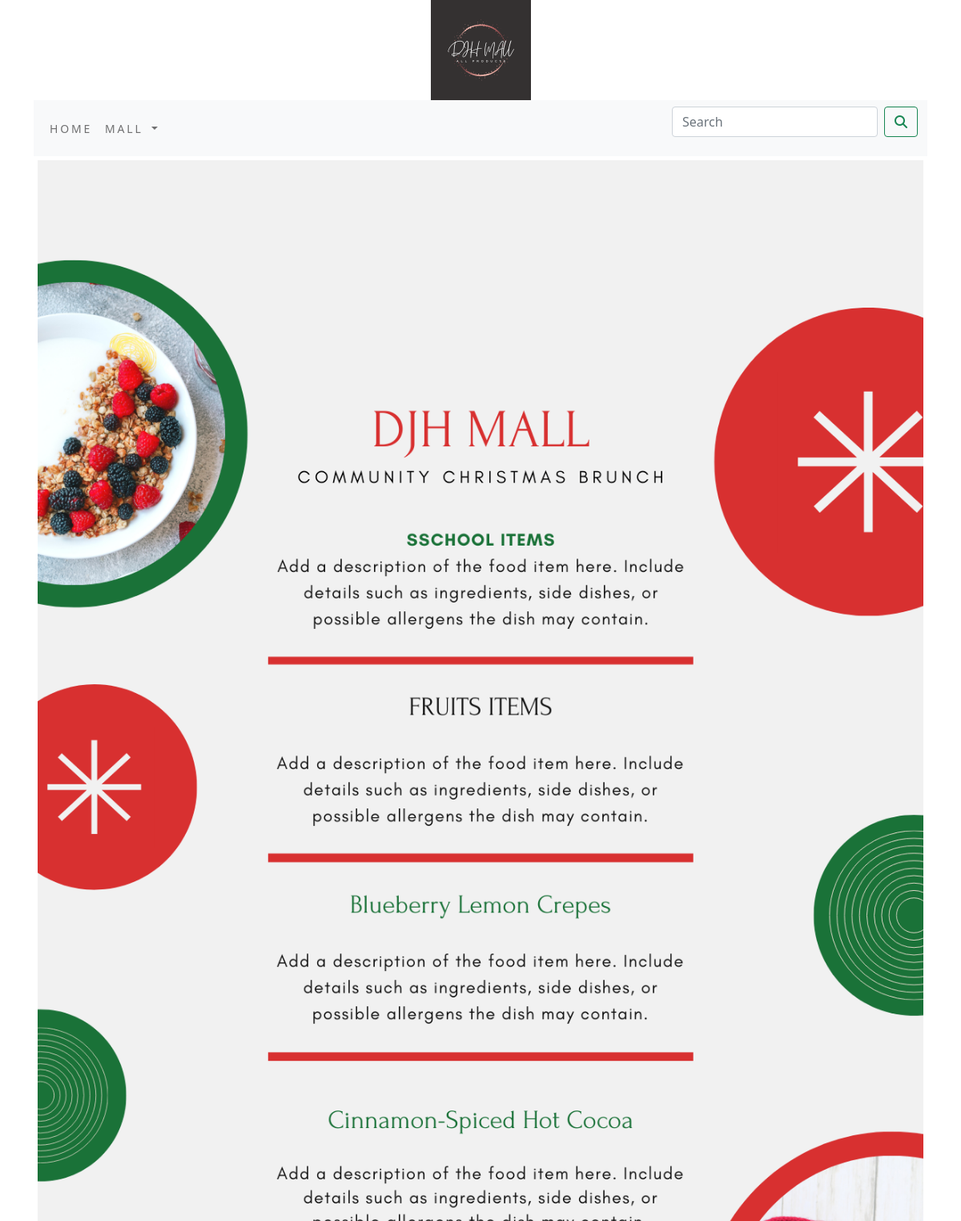
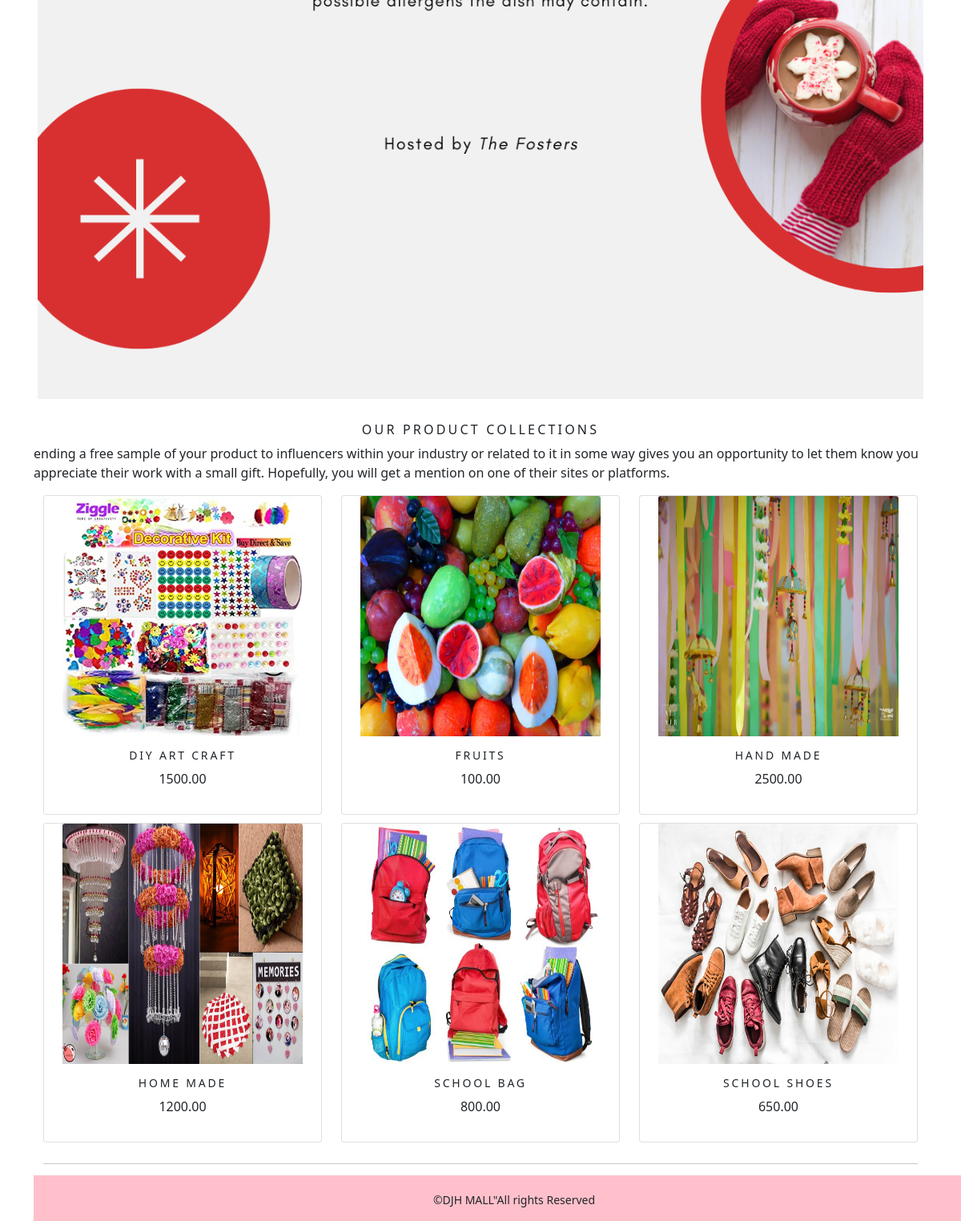
The app's page /shop/ with its own data (2 pictures, top to bottom).
### shop/models.py (models this page shows, shortened)
class Product(models.Model):
    name = models.CharField(max_length=250,unique=True)
    slug = models.SlugField(max_length=250,unique=True)
    description = models. TextField(blank=True)
    price = models.DecimalField(max_digits=10,decimal_places=2)
    category = models.ForeignKey(Category,on_delete=models.CASCADE)
    image = models.ImageField(upload_to='product',blank=True)
    stock = models.IntegerField()
    available = models.BooleanField(default=True)
    created = models.DateTimeField(auto_now_add=True)
    updated = models.DateTimeField(auto_now=True)
    def get_url(self):
        return reverse('shop:prodCatDetail',args=[self.category.slug,self.slug])
    class Meta:
        ordering = ('name',)
        verbose_name = 'product'
        verbose_name_plural = 'products'

### shop/views.py (the view)
# urls.py: path('',views.allprodCat,name='allprodCat'),
def allprodCat(request,c_slug=None):
    c_page =None
    products_list =None
    if c_slug!=None:
        c_page=get_object_or_404(Category,slug=c_slug)
        products_list=Product.objects.all().filter(category=c_page,available=True)
    else:
        products_list=Product.objects.all().filter(available=True)
    paginator=Paginator(products_list,6)
    try:
        page=int(request.GET.get('page','1'))
    except:
        page= 1
    try:
        products=paginator.page(page)
    except(EmptyPage,InvalidPage):
        products=paginator.page(paginator.num_pages)
    return render(request,"category.html",{'category':c_page,'products':products})

### cart/context_processors.py (called while the page is built)
def counter(request):
    item_count = 0
    if 'admin' in request.path:
        return {}
    else:
        try:
            cart=Cart.objects.filter(cart_id=_cart_id(request))
            cart_items=CartItem.objects.all().filter(cart=cart[:1])
            for cart_item in cart_items:
                item_count += cart_item.quantity
        except Cart.DoesNotExist:
            item_count = 0
    return dict(item_count=item_count)

### cart/views.py (called while the page is built)
def _cart_id(request):
    cart=request.session.session_key
    if not cart:
        cart=request.session.create()
    return cart

### shop/context_processors.py (called while the page is built)
def menu_links(request):
    links=Category.objects.all()
    return dict(links=links)

### shop/models.py (called while the page is built)
    def get_url(self):
        return reverse('shop:product_by_category',args=[self.slug])

### templates/category.html (shortened to what this page needs)
{% extends 'base.html' %}
{% load static %}
{% block content %}
<div class="mx_auto">
  {% if category %}
  <img class="my_image" src="{{category.image.url}}" alt="{{category.name}}">
</div>
  <br>
<div>
  <h1 class="text-center my-title">{{category.name}}</h1>
  <p class="text-justify">{{category.description}}</p>
</div>
  {% else %}
<div>
  <img class="my_image my_image_padding" src="{% static 'img/banner.png' %}" alt="our products">
</div>
  <br>
<div>
  <h1 class="text-center my_title">Our Product Collections</h1>
  <p class="text-justify">ending a free sample of your product to influencers within your industry or related to it in some way gives you an opportunity to let them know you appreciate their work with a small gift. Hopefully, you will get a mention on one of their sites or platforms.</p>
</div>
  {% endif %}
<div class="container">
  <div class="row mx_auto">
    {% for product in products.object_list %}
    <div class="my_bottom_margin col-9 col-sm-12 col-md-4 xol-mg-4">
      <div class="card text-center" style="min-width:18 rem;">
        <a href ="{{product.get_url}}"><img class="card-img-top my_image" src= "{{product.image.url}}" alt="{{product.name}}" style="width:300px;height:300px;"></a>
        <div class="card-body">
          <h4>{{product.name}}</h4>
          <p>{{product.price}}</p>
        </div>
      </div>
    </div>
    {% endfor %}
  </div>
  <div class="mx-auto">
    {% if products.paginator.num_pages > 1 %}
    <hr>
    <div class="text-center">
      {% for pg in products.paginator.page_range %}
      <a href ="?page={{pg}}" class="btn btn-light btn-sm {% if products.number == pg %} active {% endif %}">{{pg}}</a>
      {% endfor %}
    </div>
      {% endif %}
  </div>
  <br>
</div>
{% endblock %}

### templates/base.html (shortened to what this page needs)
{% load static %}
<head>
    <link rel="stylesheet" href="{% static 'css/custom.css' %}">
    <link href="{% static 'css/bootstrap.min.css' %}" rel="stylesheet">
</head>
<body>
<div class="container">
    {% include 'header.html' %}
    {% include 'navbar.html' %}
    {% block content %}
    {% endblock %}
    </div>
    {% include 'footer.html' %}
</body>

### templates/header.html
{% load static %}
<header>
    <center>
        <a href="{% url 'shop:allprodCat' %}"> <img src="{% static 'img/logo.png' %}" alt="logimage" width="125px;" height="125px;"></a>
    </center>
</header>

### templates/navbar.html (shortened to what this page needs)
<nav class="navbar navbar-expand-lg navbar-light bg-light">
  <div class="container-fluid">
    <div class="collapse navbar-collapse" id="navbarSupportedContent">
      <ul class="navbar-nav me-auto mb-2 mb-lg-0">
        <li class="nav-item">
          <a class="nav-link" href="#">Home</a>
        </li>
        <li class="nav-item dropdown {% if 'shop' in request.path %} active {% endif %}">
          <a class="nav-link dropdown-toggle" href="#" id="navbarDropdown" role="button" data-bs-toggle="dropdown" aria-expanded="false">
            Mall
          </a>
        </li>
      </ul>
      <form class="d-flex" action="{% url 'search_app:SearchResult' %}" method="get" >
        <input class="form-control me-2" type="search" placeholder="Search" name="q" aria-label="Search">
        <button class="btn btn-outline-success" type="submit"><i class="fas fa-search"></i></button>
      </form>
    </div>
  </div>
</nav>

### templates/footer.html
<div class="footer navbar-fixed-bottom my_footer" style="position:fixed;bottom: 0;width:100%;">
    <p class="text-center">&copy;DJH MALL"All rights Reserved</p>
</div>

### static/css/custom.css (style rules this page uses)
body { font-family: 'Island Moments', cursive; }
.nav-item { letter-spacing: .2em; font-size : 14px; text-transform : uppercase; }
.my_footer { background-color: #FFC0CB; height: 60px: position : bottom; margin-top: -100px; bottom : 0; }
.my_footer p { padding-top:20px; font-size:14px; }
.my_image { width:100%; height:auto; }
.my_title { font-size:16px; text-transform:uppercase; letter-spacing: .2em; }
.my_image_padding { padding:5px; }
.my_bottom_margin { margin-bottom:10px; }
.card-body h4 { font-size:14px; text-transform:uppercase; letter-spacing: .2em; }

### records on screen
Product: image (picture), name "DIY ART CRAFT", price "1500.00"
Product: image (picture), name "FRUITS", price "100.00"
Product: image (picture), name "HAND MADE", price "2500.00"
Product: image (picture), name "HOME MADE", price "1200.00"
Product: image (picture), name "SCHOOL BAG", price "800.00"
Product: image (picture), name "SCHOOL SHOES", price "650.00"
